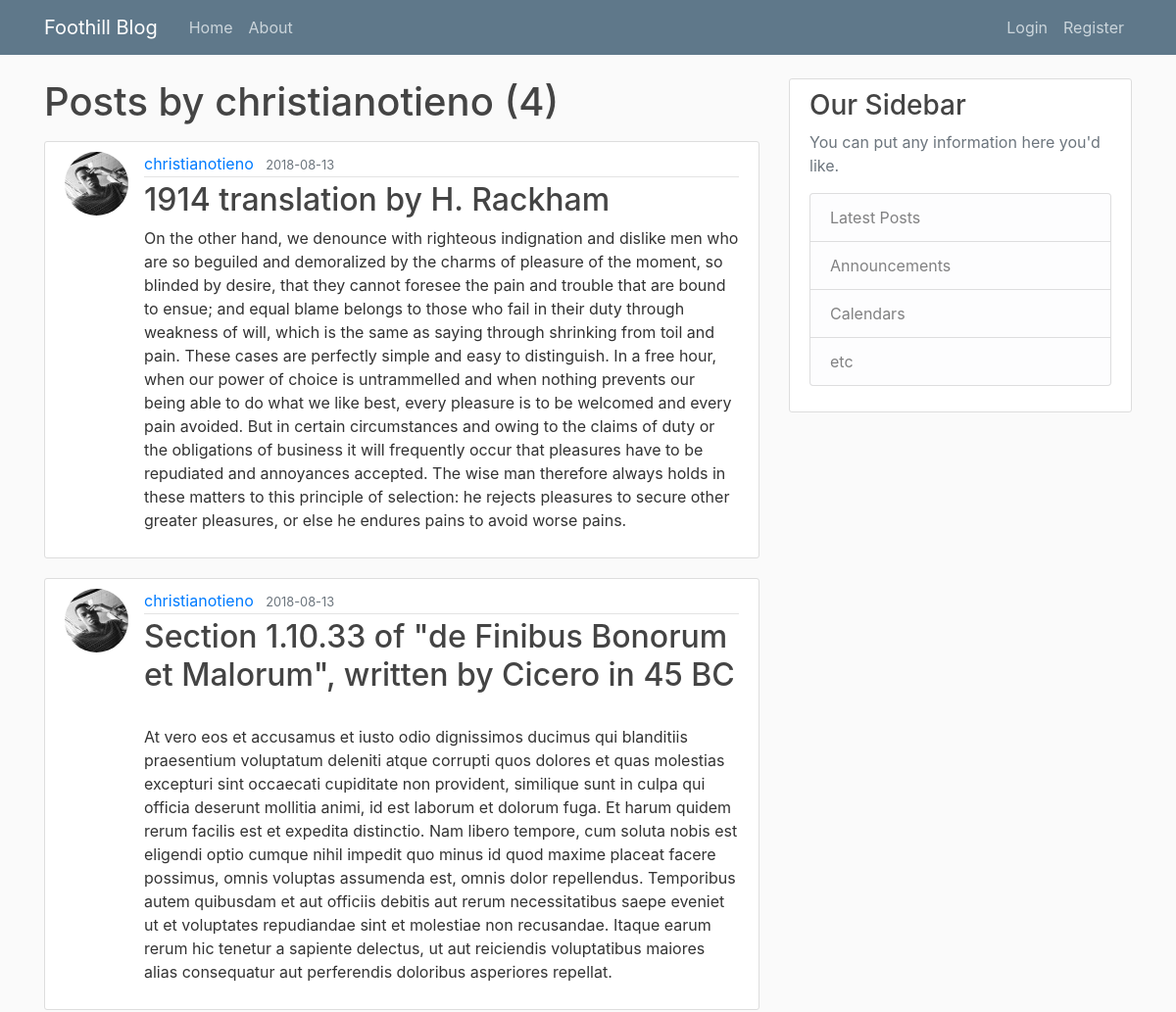
Before: /user/christianotieno (upper part) with the older database file.
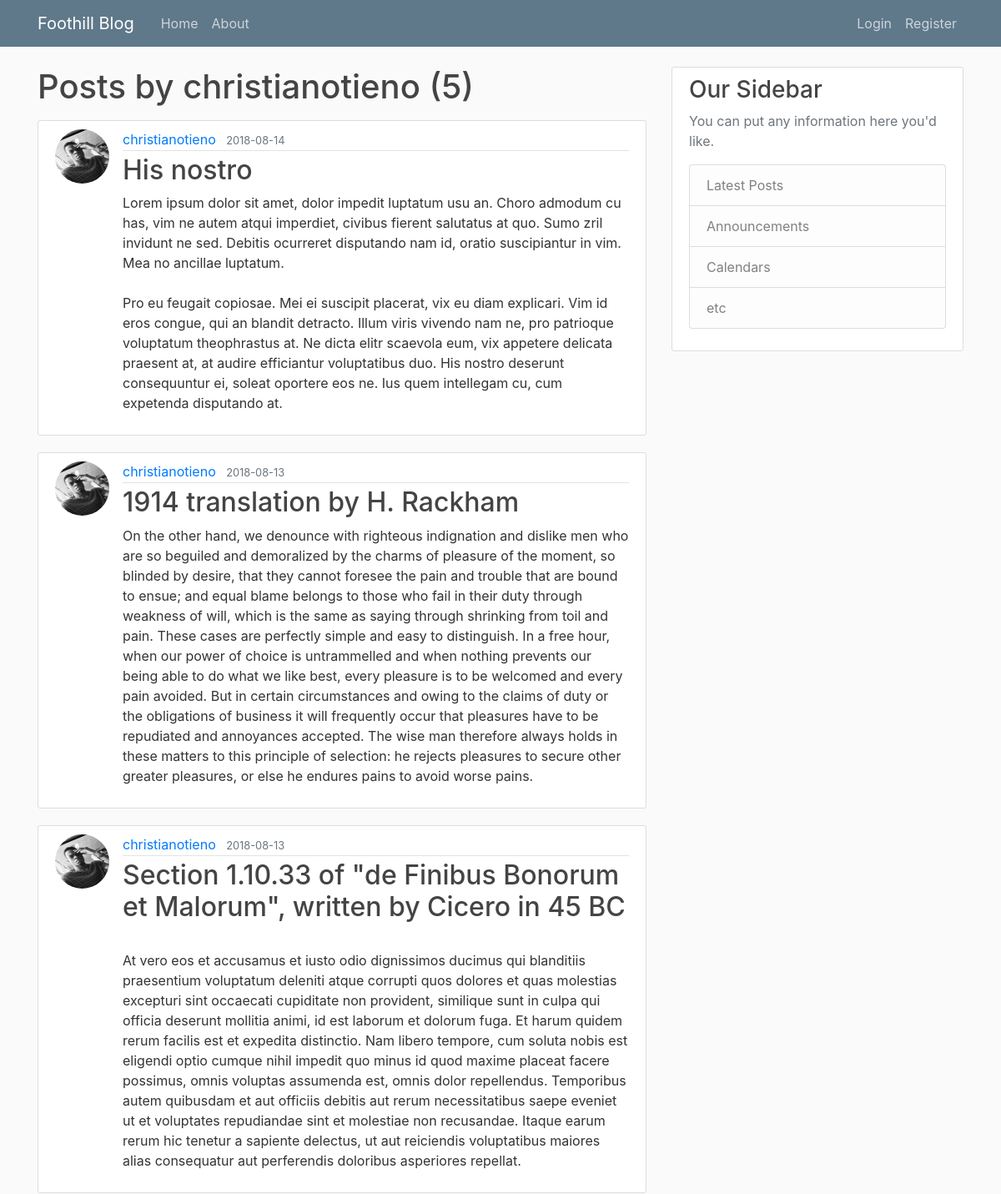
After: the same page with the newer database file.
### blog/models.py (models this page shows, shortened)
class Post(db.Model):
    id = db.Column(db.Integer, primary_key=True)
    title = db.Column(db.String(100), nullable=False)
    DatePosted = db.Column(db.DateTime, nullable=False, default=datetime.utcnow)
    content = db.Column(db.Text, nullable=False)
    UserId = db.Column(db.Integer, db.ForeignKey('user.id'), nullable=False)

class User(db.Model, UserMixin):
    id = db.Column(db.Integer, primary_key=True)
    username = db.Column(db.String(20), unique=True, nullable=False)
    email = db.Column(db.String(120), unique=True, nullable=False)
    ImageFile = db.Column(db.String(20), nullable=False, default='default.jpg')
    password = db.Column(db.String(60), nullable=False)
    posts = db.relationship('Post', backref='author', lazy=True)

### blog/routes.py (the view)
@app.route("/user/<string:username>")
def UserPosts(username):
    page = request.args.get('page', 1, type=int)
    user = User.query.filter_by(username=username).first_or_404()
    posts = Post.query.filter_by(author=user)\
        .order_by(Post.DatePosted.desc())\
        .paginate(page=page, per_page=5)
    return render_template('UserPosts.html', posts=posts, user=user)

### blog/templates/UserPosts.html (shortened to what this page needs)
{% extends "layout.html" %}
{% block content %}
<h1 class="mb-3">Posts by {{ user.username }} ({{ posts.total }})</h1>
{% for post in posts.items %}
    <article class="media content-section">
        <img class="rounded-circle article-img" src="{{ url_for('static', filename='ProfilePics/' + post.author.ImageFile) }}">
        <div class="media-body">
            <div class="article-metadata">
                <a class="mr-2" href="{{ url_for('UserPosts', username=post.author.username) }}">{{ post.author.username }}</a>
                <small class="text-muted">{{ post.DatePosted.strftime('%Y-%m-%d') }}</small>
            </div>
            <h2><a class="article-title" href="{{ url_for('post', post_id=post.id) }}">{{ post.title }}</a></h2>
            <p class="article-content">{{ post.content }}</p>
        </div>
    </article>
{% endfor %}  {% endblock content %}

Changed rows visible on the page:
added Post: author.username "christianotieno", DatePosted "2018-08-14", title "His nostro", content "Lorem ipsum dolor sit amet, dolor impedit luptatum usu an. Choro admodum cu has, vim ne autem atqui imperdiet, civibus fierent salutatus at quo. Sumo zril invidunt ne sed. Debitis ocurreret disputando nam id, oratio suscipiantur in vim. Mea no ancillae luptatum. Pro eu feugait copiosae. Mei ei suscipit placerat, vix eu diam explicari. Vim id eros congue, qui an blandit detracto. Illum viris vivendo nam ne, pro patrioque voluptatum theophrastus at. Ne dicta elitr scaevola eum, vix appetere delicata praesent at, at audire efficiantur voluptatibus duo. His nostro deserunt consequuntur ei, soleat oportere eos ne. Ius quem intellegam cu, cum expetenda disputando at."
Other visible differences:
{{ posts.total }}: "4" → "5"
